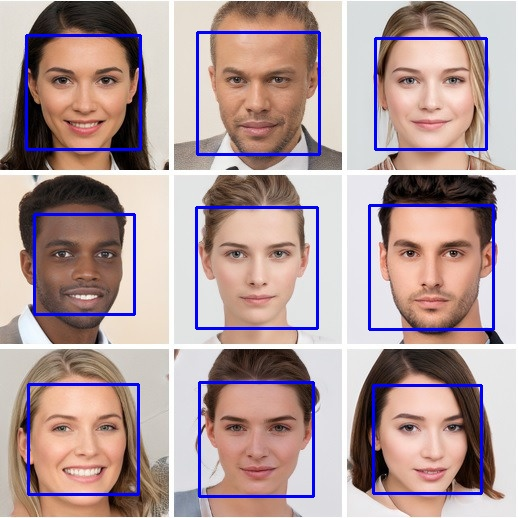
#> input picture media/images/2020/05/22/test_xO5FzBT.jpeg, 518 x 518 px
$ python -i opencv_dface.py   (imports and definitions only)
#> lines starting #> are read from the running program, lines starting #| are printed output that depends on the picture
from django.conf import settings
import numpy as np
import cv2

def opencv_dface(path):
    # Read the input image
    print("top path:"+path)

    img = cv2.imread(path,1)
#> img is the input picture: shape (518, 518, 3); mean B, G, R 155.4, 155.2, 177.4

    if (type(img) is np.ndarray):
        print(img.shape)
#| (518, 518, 3)

        factor = 1
        if img.shape[1] > 640:
            factor = 640.0 / img.shape[1]
        elif img.shape[0] > 480:
            factor = 480.0 / img.shape[0]
#> factor = 0.927

        if factor != 1:
            w = img.shape[1] * factor
#> w = 480
            h = img.shape[0] * factor
#> h = 480
            img = cv2.resize(img, (int(w), int(h)))
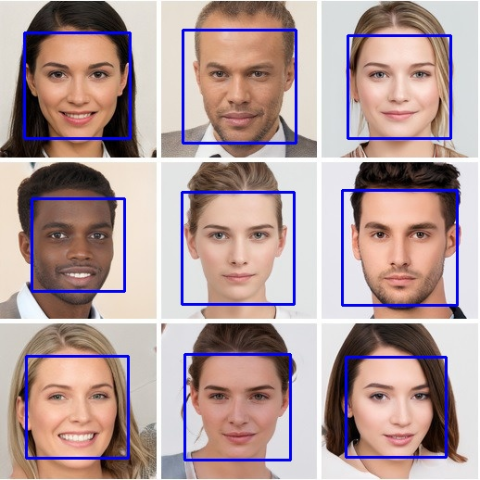
#> img: shape (480, 480, 3); mean B, G, R 155.3, 155, 177.3

#> (the run stopped early here; a loop or call above may not have finished)
